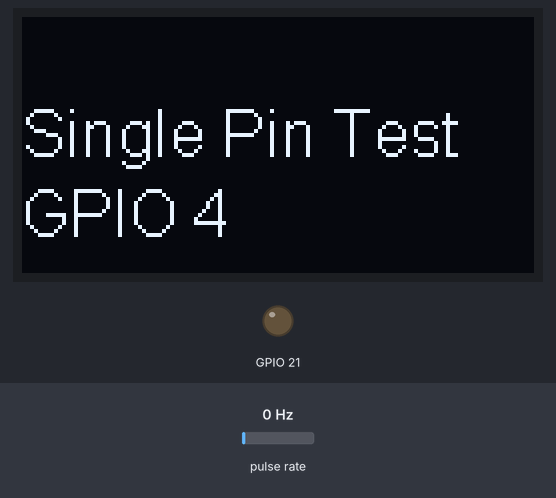
This sketch was run on a simulated ESP8266 (NodeMCU). On the bench: 128×64 one-colour display, output pins drawn as LEDs (lit = HIGH). Wiring (inferred from the names in the program): pulse sensor: data GPIO 4. The inputs (shaded band) are chosen by the test bench; at power-on: pulse rate 0 Hz. What the sketch prints to the serial monitor is not drawn.

Above: at 1.2 s.
At 3.3 s:
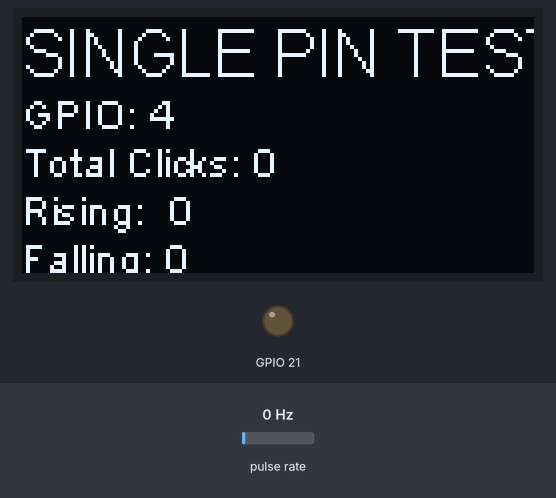
3.4 s: pulse rate (sensor on GPIO 4) set to 4 Hz
At 3.76 s:
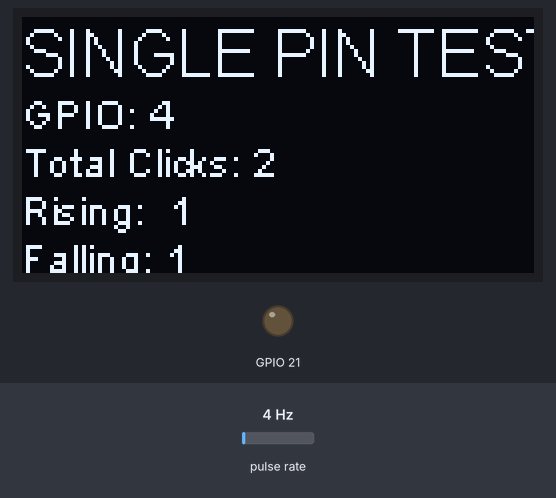
5.0 s: pulse rate (sensor on GPIO 4) set to 50 Hz
At 5.45 s:
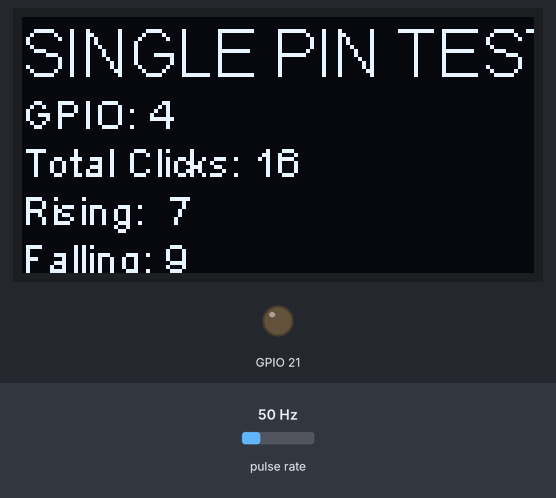

Measured:
- after the input at 3.4 s, the display: first changes after 0.19 s (image 2 shows a later state)
- what the display in image 0 shows lasts 1.1 s, from 1.1 s to 2.2 s

The sketch:

EncoderTest.ino
```cpp
// ===== ENCODER TEST - Heltec WiFi LoRa 32 V3 =====
// SIMPLE SINGLE PIN TEST - just count clicks
#include <Arduino.h>
#include <Wire.h>
#include "HT_SSD1306Wire.h"

// OLED Display
static SSD1306Wire display(0x3c, 500000, SDA_OLED, SCL_OLED, GEOMETRY_128_64, RST_OLED);
void VextON() { pinMode(Vext, OUTPUT); digitalWrite(Vext, LOW); }

// SINGLE PIN TEST - connect encoder to GPIO 4
const int encoderPin = 4;

// Counters
volatile int clickCount = 0;
volatile int risingCount = 0;
volatile int fallingCount = 0;
volatile uint32_t lastClickTime = 0;

// Debounce - 100ms (very aggressive for noisy encoder)
const uint32_t DEBOUNCE_US = 100000;

// Simple ISR - count ALL transitions
void IRAM_ATTR encoderClick() {
  uint32_t now = micros();
  if (now - lastClickTime < DEBOUNCE_US) return;
  lastClickTime = now;

  clickCount++;
  if (digitalRead(encoderPin) == HIGH) {
    risingCount++;
  } else {
    fallingCount++;
  }
}

void updateDisplay() {
  display.clear();
  display.setFont(ArialMT_Plain_16);
  display.setTextAlignment(TEXT_ALIGN_LEFT);

  // Title
  display.drawString(0, 0, "SINGLE PIN TEST");

  // Counts
  display.setFont(ArialMT_Plain_10);
  display.drawString(0, 18, "GPIO: " + String(encoderPin));
  display.drawString(0, 30, "Total Clicks: " + String(clickCount));
  display.drawString(0, 42, "Rising:  " + String(risingCount));
  display.drawString(0, 54, "Falling: " + String(fallingCount));

  display.display();
}

void setup() {
  Serial.begin(115200);
  delay(1000);

  // Initialize OLED
  VextON();
  delay(100);
  display.init();
  display.setContrast(255);
  display.clear();
  display.setFont(ArialMT_Plain_16);
  display.drawString(0, 20, "Single Pin Test");
  display.drawString(0, 40, "GPIO " + String(encoderPin));
  display.display();
  delay(1000);

  Serial.println("\n\n========================================");
  Serial.println("   SINGLE PIN ENCODER TEST");
  Serial.println("========================================");
  Serial.println();
  Serial.print("Testing GPIO: "); Serial.println(encoderPin);
  Serial.println("Connect encoder to this pin only!");
  Serial.println();

  pinMode(encoderPin, INPUT_PULLUP);

  int initState = digitalRead(encoderPin);
  Serial.print("Initial pin state: "); Serial.println(initState);
  Serial.println();

  attachInterrupt(digitalPinToInterrupt(encoderPin), encoderClick, CHANGE);

  Serial.println("Rotate 5 clicks and watch the count!");
  Serial.println("========================================\n");

  updateDisplay();
}

void loop() {
  static int lastClick = 0;
  static uint32_t lastPrint = 0;

  // Check for changes
  noInterrupts();
  int clicks = clickCount;
  int rising = risingCount;
  int falling = fallingCount;
  interrupts();

  // Print immediately when there's a change
  if (clicks != lastClick) {
    Serial.print(">>> CLICK #"); Serial.print(clicks);
    Serial.print("  (Rising="); Serial.print(rising);
    Serial.print(" Falling="); Serial.print(falling);
    Serial.println(")");

    lastClick = clicks;
    updateDisplay();
  }

  // Status every 2 seconds
  if (millis() - lastPrint > 2000) {
    lastPrint = millis();
    int pinState = digitalRead(encoderPin);
    Serial.print("[Status] Pin="); Serial.print(pinState);
    Serial.print("  Clicks="); Serial.print(clicks);
    Serial.print("  Rising="); Serial.print(rising);
    Serial.print("  Falling="); Serial.println(falling);
  }

  delay(10);
}
```
